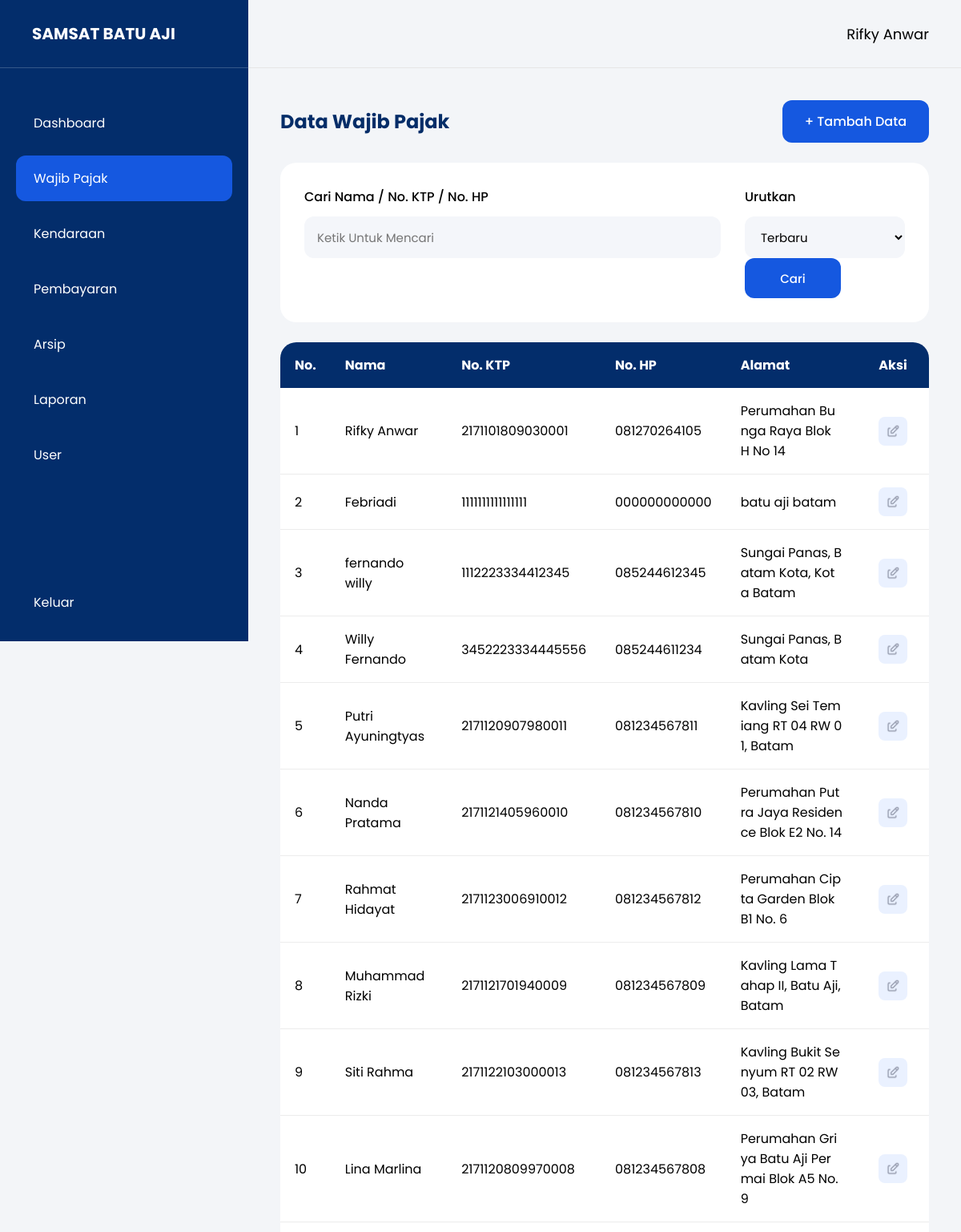
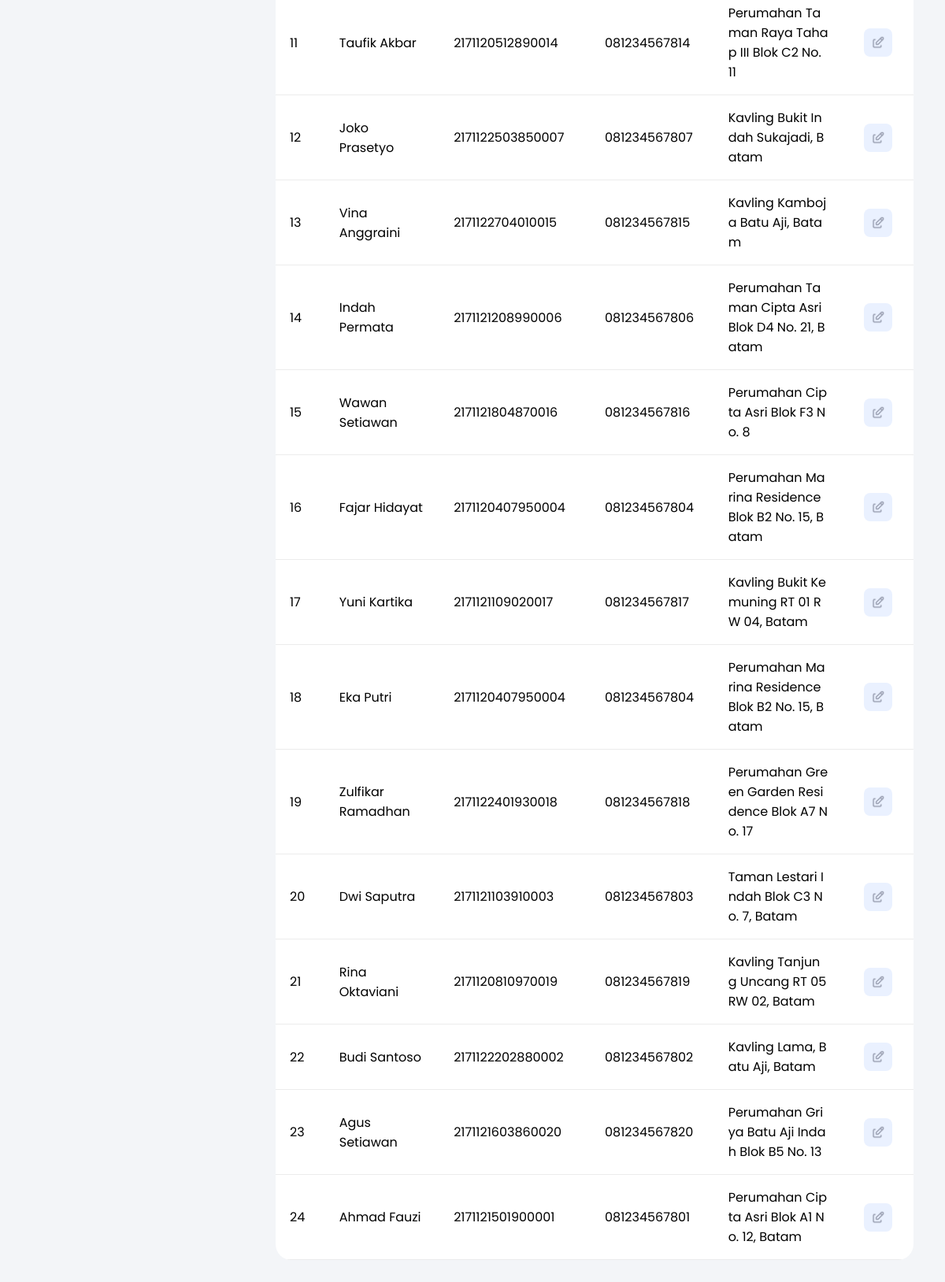
Page /pages/wajib_pajak.php (signed in) on the earlier database version (2 pictures, top to bottom).
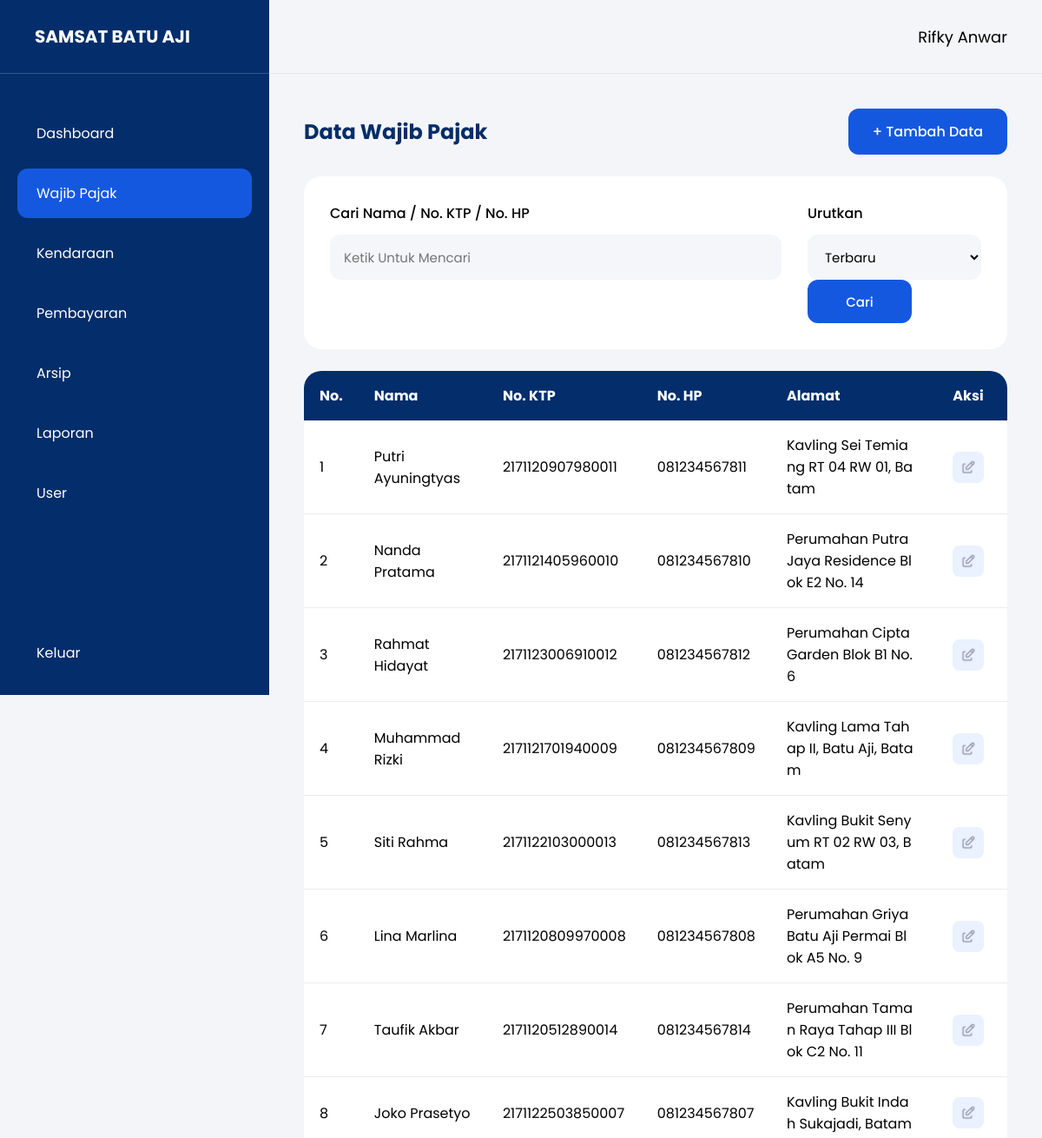
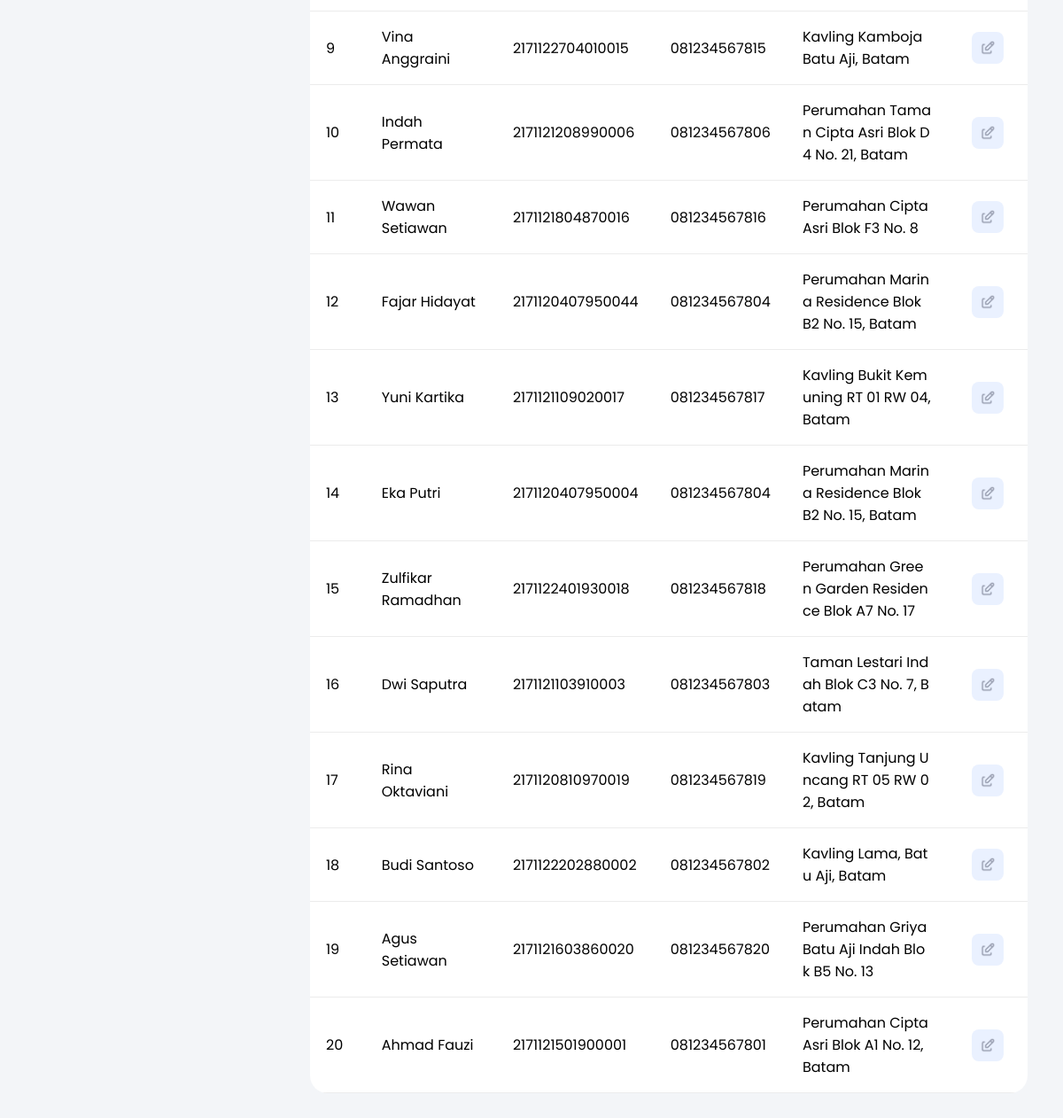
Same page on the later database version (2 pictures, top to bottom).
### tables this page shows
CREATE TABLE `wajib_pajak` (
  `id_wajib_pajak` int(11) NOT NULL,
  `nama` varchar(100) NOT NULL,
  `no_ktp` varchar(16) NOT NULL,
  `alamat` text NOT NULL,
  `no_hp` varchar(15) NOT NULL
);

### pages/wajib_pajak.php (the view, shortened to what the changed rows need)
<?php
require_once "../config/database.php";
$cari = '';
$urut = 'DESC';
$query = mysqli_query(
    $koneksi,
    "SELECT *
    FROM wajib_pajak
    WHERE
    nama LIKE '%$cari%'
    OR no_ktp LIKE '%$cari%'
    OR no_hp LIKE '%$cari%'
    OR alamat LIKE '%$cari%'
    ORDER BY id_wajib_pajak $urut"
);
?>
<!DOCTYPE html>
<html>
<head>
    <link
        rel="stylesheet"
        href="../assets/css/style.css">
</head>
<body>
    <div class="container">
        <div class="main">
            <div class="content">
                <div class="page-header">
                    <h2>Data Wajib Pajak</h2>
                </div>
                <div class="table-card">
                    <table class="data-table">
                        <thead>
                            <tr>
                                <th>No.</th>
                                <th>Nama</th>
                                <th>No. KTP</th>
                                <th>No. HP</th>
                                <th>Alamat</th>
                                <th>Aksi</th>
                            </tr>
                        </thead>
                        <tbody>
                            <?php
                            if (mysqli_num_rows($query) > 0) {
                                $no = 1;
                                while ($data = mysqli_fetch_assoc($query)) {
                            ?>
                                    <tr>
                                        <td>
                                            <?php echo $no++; ?>
                                        </td>
                                        <td>
                                            <?php echo $data['nama']; ?>
                                        </td>
                                        <td>
                                            <?php echo $data['no_ktp']; ?>
                                        </td>
                                        <td>
                                            <?php echo $data['no_hp']; ?>
                                        </td>
                                        <td>
                                            <?php echo $data['alamat']; ?>
                                        </td>
                                        <td>
                                            <a
                                                href="edit_wajib_pajak.php?id=<?php echo $data['id_wajib_pajak']; ?>"
                                                class="btn-edit">
                                                <img
                                                    src="../assets/css/images/tabler_edit.png"
                                                    alt="Edit"
                                                    class="icon-edit">
                                            </a>
                                        </td>
                                    </tr>
                                <?php
                                }
                            } ?>
                        </tbody>
                    </table>
                </div>
            </div>
        </div>
    </div>
</body>
</html>

Differences in the rows shown:
removed wajib_pajak: nama "Rifky Anwar", no_ktp "2171101809030001", no_hp "081270264105", alamat "Perumahan Bunga Raya Blok H No 14"
removed wajib_pajak: nama "Febriadi", no_ktp "1111111111111111", no_hp "000000000000", alamat "batu aji batam"
removed wajib_pajak: nama "fernando willy", no_ktp "1112223334412345", no_hp "085244612345", alamat "Sungai Panas, Batam Kota, Kota Batam"
removed wajib_pajak: nama "Willy Fernando", no_ktp "3452223334445556", no_hp "085244611234", alamat "Sungai Panas, Batam Kota"
changed wajib_pajak "Fajar Hidayat": no_ktp "2171120407950004" → "2171120407950044"
